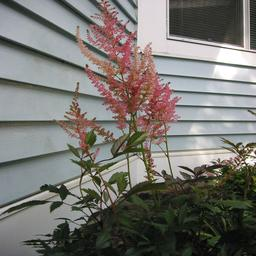
#> input picture 1.jpg, 256 x 256 px
$ python Image_Processing_using_pillow_L3_main.py
#> lines starting #> are read from the running program, lines starting #| are printed output that depends on the picture; pictures that were not available may be replaced by others from this repository, and a replacement may not be noted
from PIL import Image
import glob

img = Image.open('1.jpg')
#> img is the input picture: PIL image 256x256 RGB; mean R, G, B 118.3, 116.4, 111.7


# [54 lines of commented-out code are left out]

path = './test/*'

for file in glob.glob(path):
    img = Image.open(file)
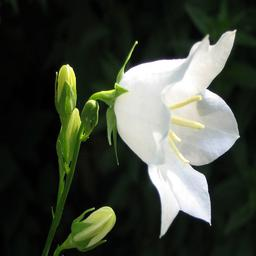
#> input picture 2.jpg, 256 x 256 px, given as the content of the folder ./test, which was not available
#> img is the input picture: PIL image 256x256 RGB; mean R, G, B 64.1, 69.8, 58.3
    rotate_img = img.rotate(45, expand=True)
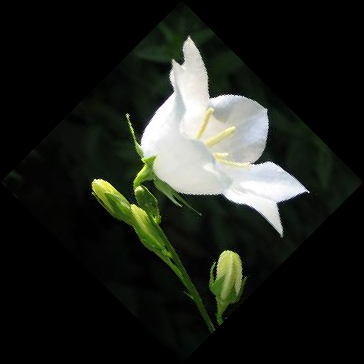
#> rotate_img: PIL image 364x364 RGB; mean R, G, B 31.7, 34.6, 28.8
    rotate_img.save(file+'_rotatedImgs.png')
    gray_img = img.convert("L")
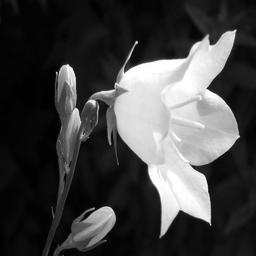
#> gray_img: PIL image 256x256 L; min 0, max 255, mean 66.8
    gray_img.save(file+'_grayImages.jpg')
